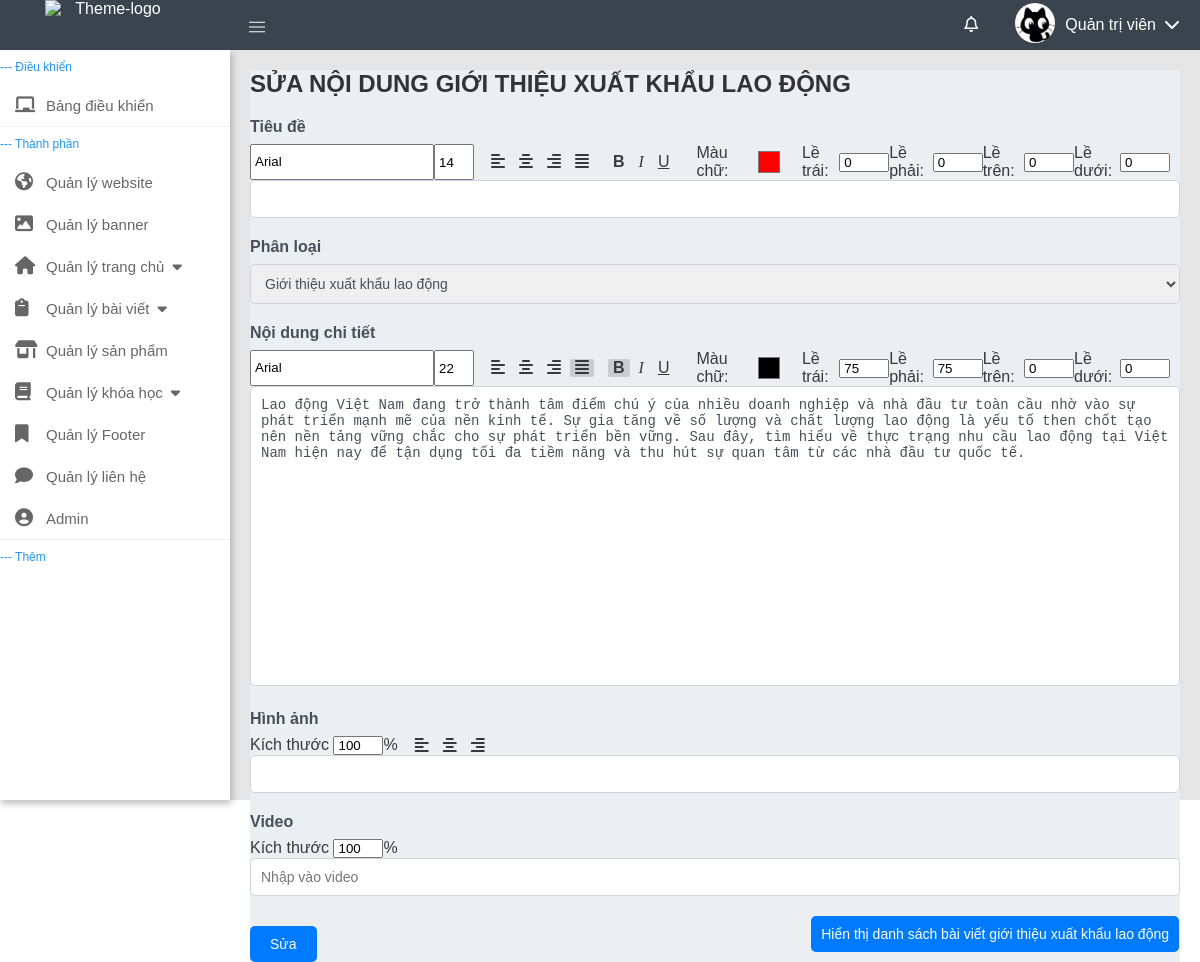
The app's page /Admin/index.php?task=edit&ct=xkldnhat&idsua=217 (signed in) with its own data.
### tables this page shows
CREATE TABLE `ql_dangnhap` (
  `id` int(11) NOT NULL,
  `use` varchar(50) NOT NULL,
  `pass` varchar(30) NOT NULL,
  `tgbd` varchar(255) NOT NULL,
  `tthai` varchar(255) NOT NULL,
  `tgdn` int(11) NOT NULL,
  `level` int(11) NOT NULL,
  `hdcuoi` varchar(255) NOT NULL,
  `hide` varchar(255) NOT NULL,
  `tenhh` varchar(255) NOT NULL,
  `img` longtext NOT NULL,
  `pquyen` varchar(255) NOT NULL
);

CREATE TABLE `ql_noidung` (
  `img` longtext NOT NULL,
  `noi_dung` text NOT NULL,
  `id` int(255) NOT NULL,
  `tieu_de` varchar(2000) NOT NULL,
  `pl` varchar(50) NOT NULL,
  `font-styleP` varchar(50) NOT NULL,
  `marginP` varchar(50) NOT NULL,
  `sizei` int(11) NOT NULL,
  `margini` varchar(50) NOT NULL,
  `note` longtext NOT NULL,
  `useredit` longtext NOT NULL,
  `video` longtext NOT NULL,
  `hide` varchar(255) NOT NULL,
  `font-styletd` varchar(255) NOT NULL,
  `margintd` varchar(255) NOT NULL,
  `sizev` int(11) NOT NULL,
  `marginv` varchar(255) NOT NULL,
  `order` int(255) NOT NULL
);

### Admin/views/view.php (called while the page is built, shortened)
<?php
class View{
    public function edit(){
        include_once 'templates/chinhsua.php';
    }
}
?>

### Admin/controllers/controller.php (called while the page is built, shortened)
<?php
require_once "models/model.php";
require_once "views/view.php";
class Controller
{
	var $model, $view, $useLogin, $uploadfile;
	function __construct()
	{
		$this->view = new View();
	}
	public function edit()
	{
		$this->view->edit();
	}
}
?>

### Admin/models/model.php (called while the page is built, shortened)
<?php
class Model
{
    public $conn;
    public function __construct()
    {
        $this->conn = mysqli_connect('localhost', 'root', '', 'ico_web_final', 4306);
    }
    public function getDataid($id)
    {
        $sql = "SELECT * FROM `ql_noidung` where `id` =  '$id'";
        return mysqli_query($this->conn, $sql);
    }
    public function getDatause($use)
    {
        $sql = "SELECT * FROM `ql_dangnhap` where `use`='$use'";
        return mysqli_query($this->conn, $sql);
    }
}
?>

### Admin/templates/chinhsua.php (the view, shortened to what this page needs)
<?php
require_once "templates/header.php";
?>
<body>
    <?php
    require_once "model/head.php";
    ?>
    <div class="layout">
        <?php
        require_once "model/navbar.php";
        ?>
        <main class="content">
            <?php
            $getct = isset($_GET['ct']) ? $_GET['ct'] : "";
            if ($getct == "dhduc") {
                $ct = " du học Đức";
            } elseif ($getct == "xkldnhat") {
                $ct = " giới thiệu xuất khẩu lao động";
            } elseif ($getct == "dhuc") {
                $ct = " du học Úc";
            } elseif ($getct == "dhdl") {
                $ct = " du học Đài Loan";
            } elseif ($getct == "dhnb") {
                $ct = " du học Nhật Bản";
            } elseif ($getct == "dhhq") {
                $ct = " du học Hàn Quốc";
            } elseif ($getct == "lopduc") {
                $ct = " lớp khóa học Đức";
            } elseif ($getct == "lophan") {
                $ct = " lớp khóa học Hàn";
            } else
                $ct = "";
            ?>
            <div class="admin-dashboard">
                <h2 class="text-center mb-4">Sửa Nội Dung<?php echo $ct; ?></h2>
                <form action="" method="post">
                    <?php
                    require_once 'models/model.php';
                    $model = new Model();
                    $getid = $_GET['idsua'];
                    $result = mysqli_fetch_assoc($model->getDataid($getid));
                    $tuybP = explode("|", $result['font-styleP']);
                    $newmar = str_replace('px', '', $result['marginP']);
                    $marginpp = explode(" ", $newmar);
                    $tuybtd = explode("|", $result['font-styletd']);
                    $newmar1 = str_replace('px', '', $result['margintd']);
                    $marginpp1 = explode(" ", $newmar1);
                    ?>
                    <div class="mb-3">
                        <label for="title" class="form-label">Tiêu đề</label>
                        <div class="tuybien">
                            <input type="text" list="list" name="font-ftd" value="<?php if(!empty($tuybtd[3])) echo $tuybtd[3]; else echo "Arial"; ?>">
                            <input type="number" name="font-sizetd" class="ndsize"
                                value="<?php if (!empty($tuybtd[5]))
                                    echo $tuybtd[5];
                                else
                                    echo '40'; ?>" min="1">
                            <div class="canle">
                                <label for="cleltd"><i class="fa-solid fa-align-left"></i></label>
                                <label for="clectd"><i class="fa-solid fa-align-center"></i></label>
                                <label for="clertd"><i class="fa-solid fa-align-right"></i></label>
                                <label for="cletd"><i class="fa-solid fa-align-justify"></i></label>
                            </div>
                            <div class="fstyle">
                                <label for="damtd"><Strong>B</Strong></label>
                                <label for="nghiengtd"
                                    style="font-style:italic;font-family: 'Times New Roman', Times, serif;">I</label>
                                <label for="gachctd" style="text-decoration: underline;">U</label>
                            </div>
                            <div class="canle">
                                <label for="color">Màu chữ: </label>
                                <input type="color" id="color" name="colortd"
                                    value="<?php if (!empty($tuybtd[6]))
                                        echo $tuybtd[6];
                                    else
                                        echo "#000"; ?>">
                            </div>
                            <div class="canle">
                                <label for="letrai">
                                    <p>Lề trái: </p>
                                </label>
                                <input type="number" name="letraitd" id="letrai"
                                    value="<?php echo !empty($marginpp1[3]) ? $marginpp1[3] : '0'; ?>" min="0">
                                <label for="lephai">
                                    <p>Lề phải: </p>
                                </label>
                                <input type="number" name="lephaitd" id="lephai"
                                    value="<?php echo !empty($marginpp1[1]) ? $marginpp1[1] : '0'; ?>" min="0">
                                <label for="letren">
                                    <p>Lề trên: </p>
                                </label>
                                <input type="number" name="letrentd" id="letren"
                                    value="<?php echo !empty($marginpp1[0]) ? $marginpp1[0] : '0'; ?>" min="0">
                                <label for="leduoi">
                                    <p>Lề dưới: </p>
                                </label>
                                <input type="number" name="leduoitd" id="leduoi"
                                    value="<?php echo !empty($marginpp1[2]) ? $marginpp1[2] : '0'; ?>" min="0">
                            </div>
                        </div>
                        <input type="text" class="form-control" name="td" id="title"
                            value="<?php echo $result['tieu_de'] ?>">
                    </div>
                    <div class="mb-3">
                        <label for="title" class="form-label">Phân loại</label>
                        <select name="pl" class="form-control">
                            <option value="xkldnhat" <?php if ($getct == "xkldnhat")
                                echo "selected"; ?>>Giới thiệu xuất
                                khẩu lao động</option>
                        </select>
                    </div>
                    <div class="mb-3">
                        <label for="detailedContent" class="form-label">Nội dung chi tiết</label>
                        <div class="tuybien">
                            <input type="text" list="list" name="font-f" value="<?php if(!empty($tuybP[3])) echo $tuybP[3]; else echo "Arial"; ?>">
                            <input type="number" name="font-size" class="ndsize"
                                value="<?php if (!empty($tuybP[5]))
                                    echo $tuybP[5];
                                else
                                    echo '14'; ?>" min="1">
                            <div class="canle">
                                <label for="clelp"><i class="fa-solid fa-align-left"></i></label>
                                <label for="clecp"><i class="fa-solid fa-align-center"></i></label>
                                <label for="clerp"><i class="fa-solid fa-align-right"></i></label>
                                <label for="clep"><i class="fa-solid fa-align-justify"></i></label>
                            </div>
                            <div class="fstyle">
                                <label for="dam"><Strong>B</Strong></label>
                                <label for="nghieng"
                                    style="font-style:italic;font-family: 'Times New Roman', Times, serif;">I</label>
                                <label for="gachc" style="text-decoration: underline;">U</label>
                            </div>
                            <div class="canle">
                                <label for="color">Màu chữ: </label>
                                <input type="color" id="color" name="color" value="<?php echo $tuybP[6] ?>">
                            </div>
                            <div class="canle">
                                <label for="letrai">
                                    <p>Lề trái: </p>
                                </label>
                                <input type="number" name="letrai" id="letrai" value="<?php echo $marginpp[3]; ?>"
                                    min="0">
                                <label for="lephai">
                                    <p>Lề phải: </p>
                                </label>
                                <input type="number" name="lephai" id="lephai" value="<?php echo $marginpp[1]; ?>"
                                    min="0">
                                <label for="letren">
                                    <p>Lề trên: </p>
                                </label>
                                <input type="number" name="letren" id="letren" value="<?php echo $marginpp[0]; ?>"
                                    min="0">
                                <label for="leduoi">
                                    <p>Lề dưới: </p>
                                </label>
                                <input type="number" name="leduoi" id="leduoi" value="<?php echo $marginpp[2]; ?>"
                                    min="0">
                            </div>
                        </div>
                        <textarea class="form-control" style="height: 300px;"
                            name="nd"><?php echo $result['noi_dung'] ?></textarea>
                    </div>
                    <div class="mb-3">
                        <label for="image" class="form-label">Hình ảnh</label>
                        <div class="tuybien">
                            <div class="isize">
                                <label for="wid">Kích thước</label>
                                <input type="number" name="sizei" id="wid" value="<?php echo $result['sizei'] ?>"
                                    min="0" max="100">%
                            </div>
                            <div class="canle">
                                <label for="cleli"><i class="fa-solid fa-align-left"></i></label>
                                <label for="cleci"><i class="fa-solid fa-align-center"></i></label>
                                <label for="cleri"><i class="fa-solid fa-align-right"></i></label>
                            </div>
                        </div>
                        <input type="text" class="form-control" name="img" id="image"
                            value="<?php echo $result['img'] ?>">
                    </div>
                    <div class="mb-3">
                        <label for="video" class="form-label">Video</label>
                        <div class="tuybien">
                            <div class="isize">
                                <label for="video">Kích thước</label>
                                <input type="number" name="sizev" value="<?php echo $result['sizev'] ?>" min="0"
                                    max="100">%
                            </div>
                        </div>
                        <input type="text" class="form-control" name="video" id="video"
                            value="<?php echo $result['video'] ?>" placeholder="Nhập vào video ">
                    </div>
                    <div class="d-flex justify-content-end btnnn">
                        <button type="submit" name="edit" class="btn btn-primary">Sửa</button>
                        <a href="index.php?task=ht&ct=<?php echo $getct; ?>" class="btn btn-primary ht">Hiển thị danh
                            sách bài viết <?php echo $ct; ?></a>
                    </div>
                </form>
            </div>
        </main>
    </div>
</body>
</html>

### Admin/model/head.php (shortened to what this page needs)
<header class="header">
        <a href="../Ico_Web" target="_blank" class="logo"><img class="img-fluid able-logo" src="https://lh3.googleusercontent.com/pw/AP1GczOP6fUst1ZQrf3L-XPUmJIZFw_g5dPuuZnfLEswWuls0vOg6gFjxTMD_FHuQsWAVxqlHr2_xMPJDmmKoF9HO45CKdoikdvBtjrasDWEdCV4QxYDfmrW4p3vEFAzYeEyctCW67Ij51HppMzHLcKVny_PFg=w1355-h590-s-no-gm?authuser=1"
                alt="Theme-logo"></a>
        <div class="navbar">
            <a href="#!" class="sidebar-toggle"> <span class="material-symbols-outlined">
                </span></a>
            <div class="navbar-custom">
                <ul class="item-nav">
                    <li class="dropdown"><a href="#!" class="dropdown-toggle dropdown-js"><i
                                class="fa-regular fa-bell"></i>
                        </a>
                    </li>
                    <?php
                    require_once "models/model.php";
                    $model = new Model();
                    $row = mysqli_fetch_assoc($model->getDatause($_SESSION['use'])); ?>
                    <li class="dropdown"><a href="#!" class="dropdown-toggle2 dropdown-js">
                            <div><img src="assets/profile/<?php if(!empty($row['img']))echo $row['img'];else echo "unknown.webp" ?>" width="40px" height="40px" style="border-radius: 50%;">
                            </div>
                            <div>
                                 <span><?php
                                    echo $row['tenhh'];
                                    ?></span><i class="fa-solid fa-chevron-down"></i></div></i>
                        </a>
                    </li>
                </ul>
            </div>
        </div>
    </header>

### records on screen
ql_dangnhap: img (picture), tenhh "Quản trị viên"
ql_noidung: font-ftd "Arial", font-sizetd "14", colortd "#ff0000", font-f "Arial", font-size "22", color "#000000", letrai "75", lephai "75", letren "0", leduoi "0", nd "Lao động Việt Nam đang trở thành tâm điểm chú ý của nhiều doanh nghiệp và nhà đầu tư toàn cầu nhờ vào sự phát triển mạnh mẽ của nền kinh tế. Sự gia tăng về số lượng và chất lượng lao động là yếu tố then chốt tạo nên nền tảng vững chắc cho sự phát triển bền vững. Sau đây, tìm hiểu về thực trạng nhu cầu lao động tại Việt Nam hiện nay để tận dụng tối đa tiềm năng và thu hút sự quan tâm từ các nhà đầu tư quốc tế.", sizei "100", sizev "100"

### other values on screen
$ct "GIỚI THIỆU XUẤT KHẨU LAO ĐỘNG"
$ct "giới thiệu xuất khẩu lao động"
